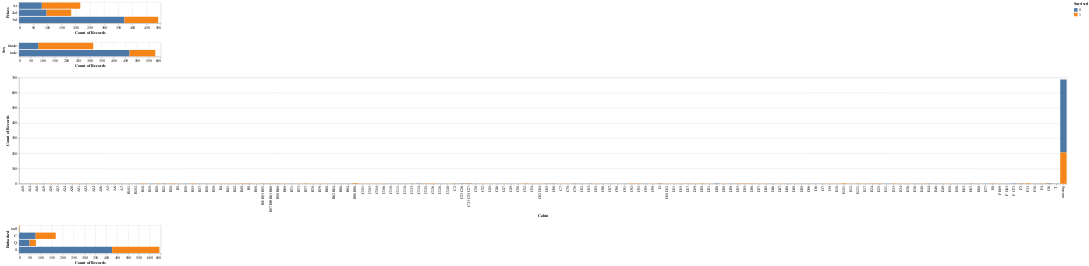

The notebook cell this image was saved under:
### Code cell
#Pclass, Sex, Cabin, Embarked

plot_pclass = alt.Chart(train_df).mark_bar().encode(
    y='Pclass',
    x='count()',
    fill='Survived'
)
plot_sex = alt.Chart(train_df).mark_bar().encode(
    y='Sex',
    x='count()',
    fill='Survived'
)
plot_cabin = alt.Chart(train_df).mark_bar().encode(
    x='Cabin',
    y='count()',
    fill='Survived'
)
plot_embarked = alt.Chart(train_df).mark_bar().encode(
    y='Embarked',
    x='count()',
    fill='Survived'
)

plot_pclass & plot_sex & plot_cabin & plot_embarked

### Figure 1 — Vega-Lite specification as saved in the notebook (floating-point values rounded to 4 significant figures; data arrays with more than 128 entries replaced by an {"elided": "..."} marker saying what was removed)
{"$schema": "https://vega.github.io/schema/vega-lite/v4.8.1.json", "config": {"view": {"continuousHeight": 300, "continuousWidth": 400}}, "data": {"name": "data-3300dbfdb86a54ef21a2a3d24b571d70"}, "datasets": {"data-3300dbfdb86a54ef21a2a3d24b571d70": {"elided": "891 records"}}, "vconcat": [{"encoding": {"fill": {"field": "Survived", "type": "nominal"}, "x": {"aggregate": "count", "type": "quantitative"}, "y": {"field": "Pclass", "type": "nominal"}}, "mark": "bar"}, {"encoding": {"fill": {"field": "Survived", "type": "nominal"}, "x": {"aggregate": "count", "type": "quantitative"}, "y": {"field": "Sex", "type": "nominal"}}, "mark": "bar"}, {"encoding": {"fill": {"field": "Survived", "type": "nominal"}, "x": {"field": "Cabin", "type": "nominal"}, "y": {"aggregate": "count", "type": "quantitative"}}, "mark": "bar"}, {"encoding": {"fill": {"field": "Survived", "type": "nominal"}, "x": {"aggregate": "count", "type": "quantitative"}, "y": {"field": "Embarked", "type": "nominal"}}, "mark": "bar"}]}
